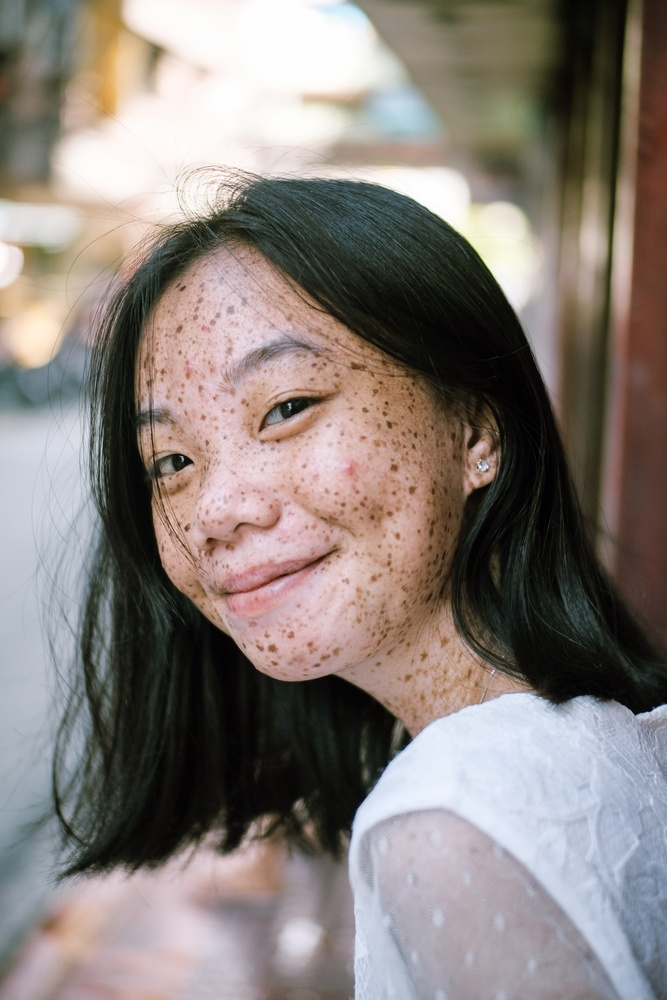
#> input picture sample_faces/img1.jpg, 667 x 1000 px, shrunk from 4000 x 6000 before the run; its folder holds only this picture in this run
$ python faceDetection.py
#> lines starting #> are read from the running program, lines starting #| are printed output that depends on the picture; after the words box and inside, x2 and y2 are one past the last pixel; in counts of white or black regions, pixels touching at a corner belong together
#> further down, img is the input picture: shape (1000, 667, 3); mean B, G, R 122.4, 127, 135.8
import cv2
import os

face_cascade = cv2.CascadeClassifier('haarcascade_frontalface_default.xml')


def detect_faces(img, draw_box=True):
    # convert image to grayscale
#> called with draw_box = True
    grayscale_img = cv2.cvtColor(img, cv2.COLOR_BGR2GRAY)
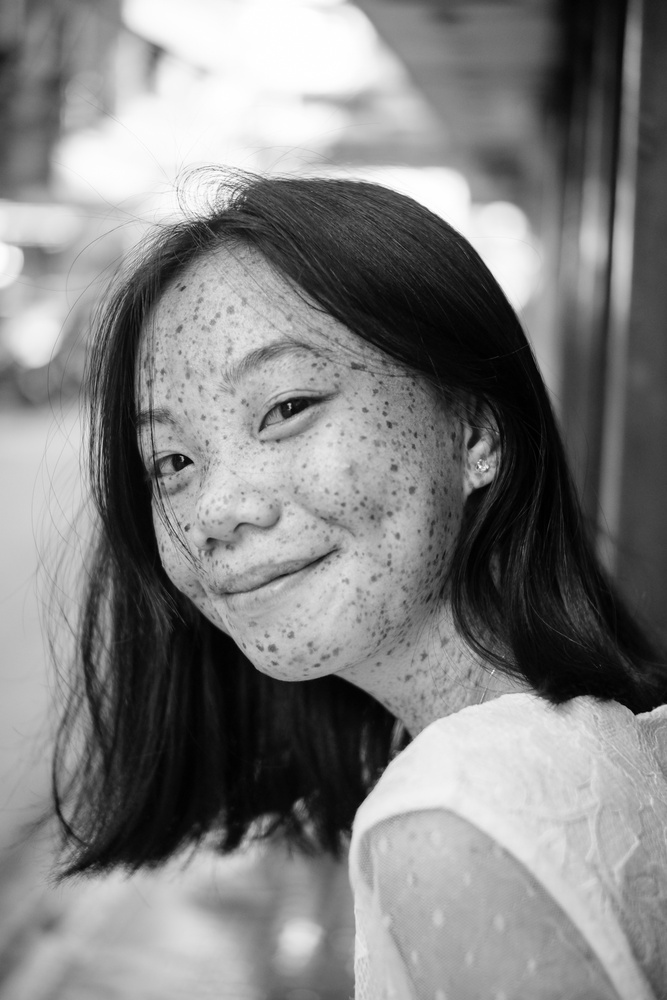
#> grayscale_img: shape (1000, 667); min 0, max 255, mean 129.2

    # detect faces
    faces = face_cascade.detectMultiScale(grayscale_img, scaleFactor=1.1,
                                          minNeighbors=5,
                                          minSize=(30, 30),
                                          flags=cv2.CASCADE_SCALE_IMAGE)
#> faces = [[530, 777, 122, 122], [103, 278, 359, 359]]

    face_box, face_coords = None, []

    for (x, y, w, h) in faces:
        if draw_box:
            cv2.rectangle(img, (x, y), (x + w, y + h), (0, 255, 0), 5)
        face_box = img[y:y + h, x:x + w]
        face_coords = [x, y, w, h]
#> this loop made 2 passes
#> pass 1, in detect_faces, `face_box = img[y:y + h, x:x + w]`:
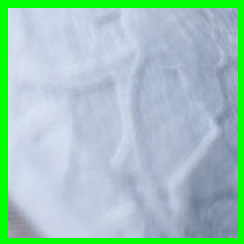
#> face_box: shape (122, 122, 3) (shown 2 times larger); mean B, G, R 188, 198.3, 160.1
#> pass 2, in detect_faces, `face_box = img[y:y + h, x:x + w]`:
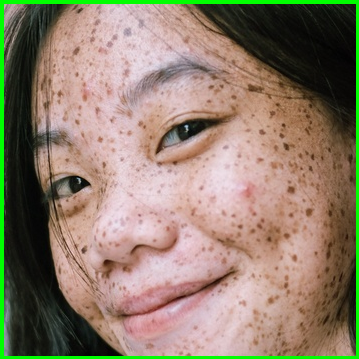
#> face_box: shape (359, 359, 3); mean B, G, R 108.1, 126.9, 142.7
#> after the loop:
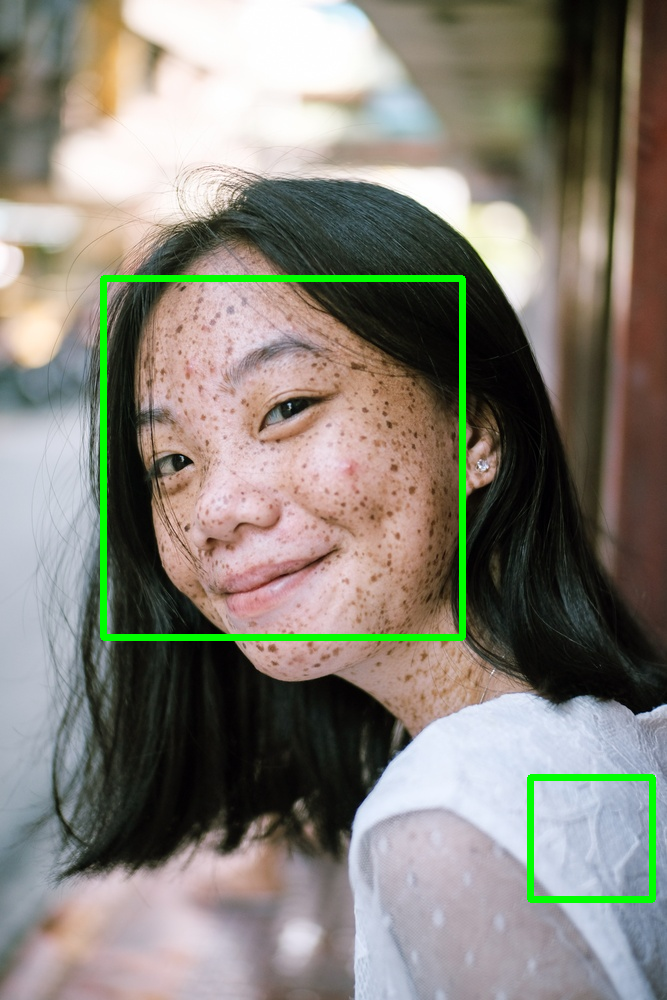
#> img: shape (1000, 667, 3); 2.01% of pixels changed, all inside (x1, y1, x2, y2) = (100, 275, 656, 903)

    return img, face_box, face_coords


if __name__ == "__main__":
    files = os.listdir('sample_faces')
    images = [file for file in files if 'jpg' in file]
    for image in images:
        img = cv2.imread('sample_faces/' + image)
        detected_faces, _, _ = detect_faces(img)
        cv2.imwrite('sample_faces/detected_faces/' + image, detected_faces)

$ run again, on sample_faces/img2.jpg
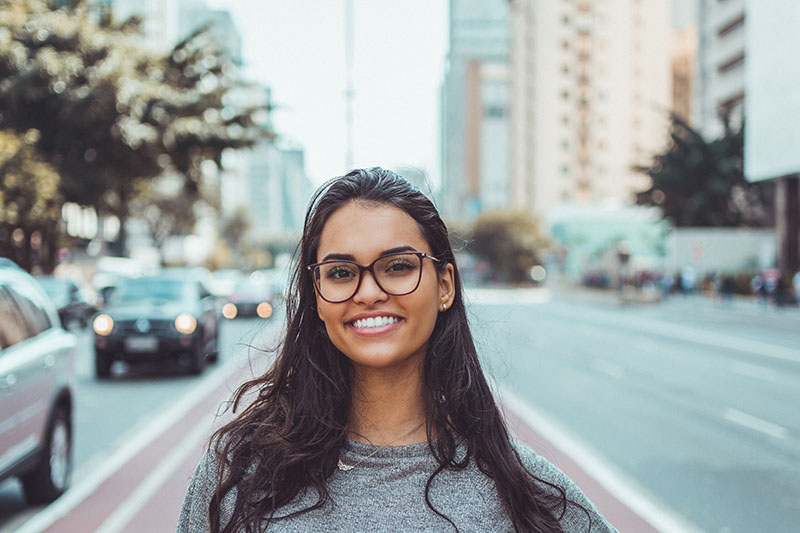
#> input picture sample_faces/img2.jpg, 800 x 533 px
#> img is the input picture: shape (533, 800, 3); mean B, G, R 161, 161.8, 156
#> faces = [[297, 209, 148, 148]]
#> the loop in detect_faces, `for (x, y, w, h) in faces:` made 1 pass
#> pass 1, in detect_faces, `face_box = img[y:y + h, x:x + w]`:
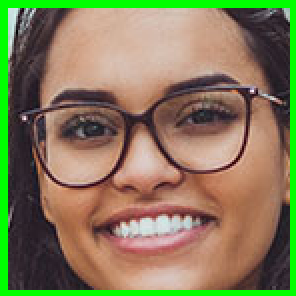
#> face_box: shape (148, 148, 3) (shown 2 times larger); mean B, G, R 89.1, 124.2, 132.1
#> after the loop in detect_faces, `for (x, y, w, h) in faces:`:
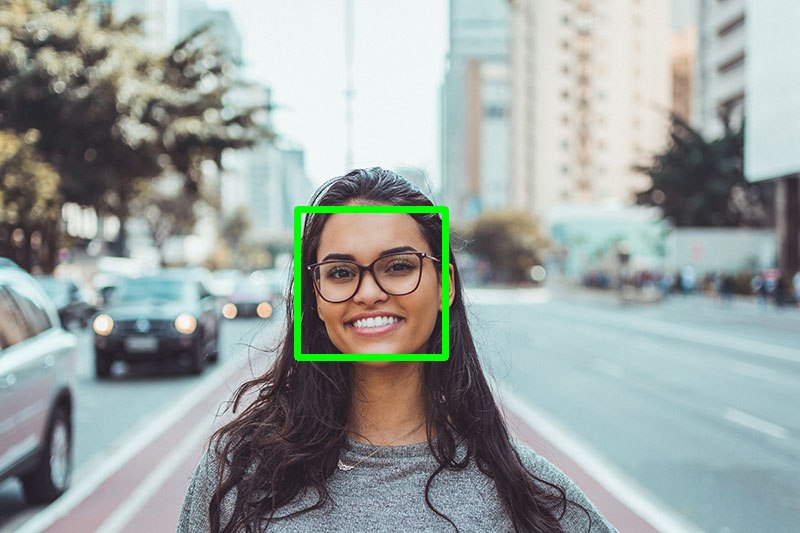
#> img: shape (533, 800, 3); 0.97% of pixels changed, all inside (x1, y1, x2, y2) = (294, 206, 449, 361)

$ run again, on sample_faces/img4.jpg
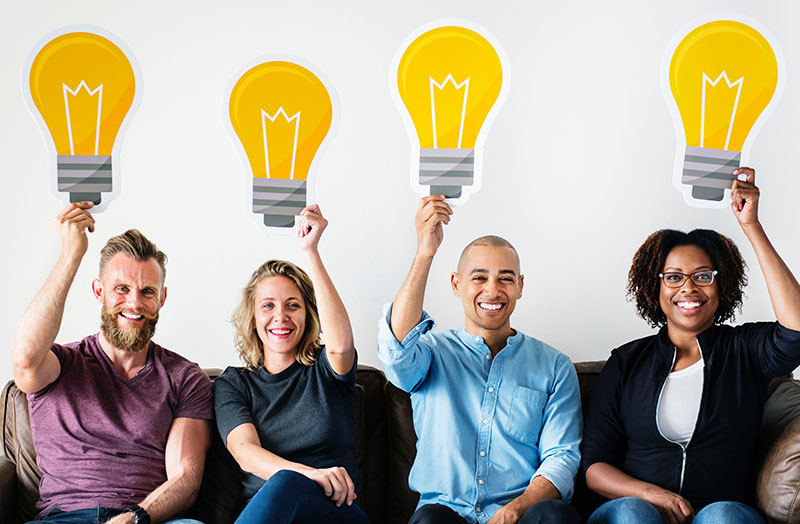
#> input picture sample_faces/img4.jpg, 800 x 524 px
#> img is the input picture: shape (524, 800, 3); mean B, G, R 151.3, 166.4, 173.9
#> faces = [[247, 280, 67, 67], [654, 250, 69, 69], [448, 249, 77, 77], [100, 264, 70, 70]]
#> the loop in detect_faces, `for (x, y, w, h) in faces:` made 4 passes
#> pass 1, in detect_faces, `face_box = img[y:y + h, x:x + w]`:
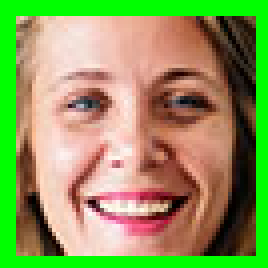
#> face_box: shape (67, 67, 3) (shown 4 times larger); mean B, G, R 90.3, 153.7, 141.4
#> after the loop in detect_faces, `for (x, y, w, h) in faces:`:
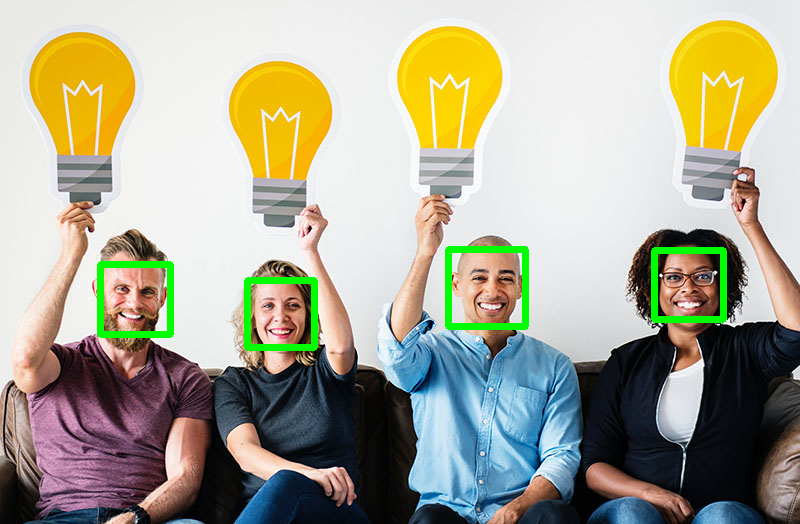
#> img: shape (524, 800, 3); 1.87% of pixels changed, all inside (x1, y1, x2, y2) = (97, 246, 727, 351)
